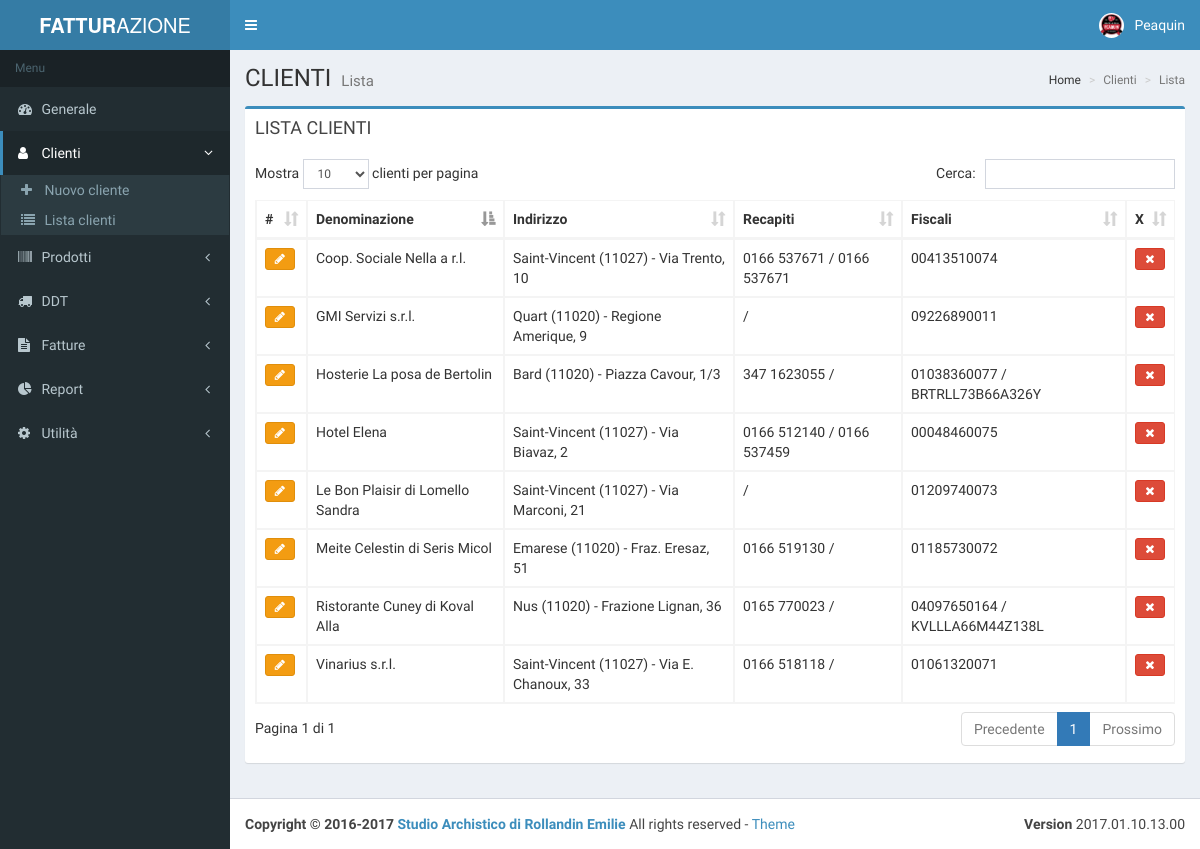
/clientelista.php, run on the app's committed database.
### tables this page shows
CREATE TABLE `cliente` (
  `cli_id` int(11) NOT NULL,
  `cli_denominazione` varchar(255) NOT NULL,
  `cli_indirizzo` varchar(255) NOT NULL,
  `cli_cap` varchar(50) NOT NULL,
  `cli_comune` varchar(255) NOT NULL,
  `cli_telefono` varchar(100) DEFAULT NULL,
  `cli_fax` varchar(100) DEFAULT NULL,
  `cli_email` varchar(255) DEFAULT NULL,
  `cli_piva` varchar(255) NOT NULL,
  `cli_vecchio` tinyint(1) NOT NULL DEFAULT '0'
);

### php/cliente.php (the view, shortened to what this page needs)
<?php
function ClienteTabella() {
    try {
        include 'config.php';
        $db = new PDO("mysql:host=" . $dbhost . ";dbname=" . $dbname, $dbuser, $dbpswd);
        $db->setAttribute(PDO::ATTR_ERRMODE, PDO::ERRMODE_WARNING);
        $db->setAttribute(PDO::ATTR_DEFAULT_FETCH_MODE, PDO::FETCH_OBJ);
        $db->setAttribute(PDO::MYSQL_ATTR_INIT_COMMAND, 'SET NAMES UTF8');
        $result = $db->query('SELECT cliente.* FROM cliente ORDER BY cliente.cli_denominazione ASC');
        print "<table id='clientetabella' class='table table-bordered table-hover'>";
        print "<thead><tr>";
        print "<th>#</th><th>Denominazione</th><th>Indirizzo</th><th>Recapiti</th><th>Fiscali</th><th>X</th>";
        print "</tr></thead><tbody>";
        foreach ($result as $row) {
            $row = get_object_vars($row);
            print "<tr>";
            print "<td>";
            print "<a class='btn btn-xs btn-warning' href='clientemodifica.php?cli_id=".$row['cli_id']."' role='button' style='width: 30px; margin-right: 3px; margin-bottom: 3px'><i class = 'fa fa-pencil'></i></a>";
            print "</td>";
            print "<td>".$row['cli_denominazione']."</td>";
            print "<td>".$row['cli_comune']. " (" .$row['cli_cap']. ") - " .$row['cli_indirizzo']."</td>";
            print "<td>".$row['cli_telefono']. " / " .$row['cli_fax']. "</td>";
            print "<td>".$row['cli_piva']."</td>";
            print "<td>";
            print "<a class='btn btn-xs btn-danger' href='clientecancella.php?cli_id=".$row['cli_id']."' role='button' style='width: 30px;margin-bottom: 3px'><i class = 'fa fa-remove'></i></a>";
            print "</td>";
            print "</tr>";
        }
        print "</tbody></table>";
    } catch (PDOException $e) {
        throw new PDOException("Error  : " . $e->getMessage());
    }
}

### data on the page
cliente: cli_denominazione "Coop. Sociale Nella a r.l.", cli_comune "Saint-Vincent", cli_cap "11027", cli_indirizzo "Via Trento, 10", cli_telefono "0166 537671", cli_fax "0166 537671", cli_piva "00413510074"
cliente: cli_denominazione "GMI Servizi s.r.l.", cli_comune "Quart", cli_cap "11020", cli_indirizzo "Regione Amerique, 9", cli_piva "09226890011"
cliente: cli_denominazione "Hosterie La posa de Bertolin", cli_comune "Bard", cli_cap "11020", cli_indirizzo "Piazza Cavour, 1/3", cli_telefono "347 1623055", cli_piva "01038360077 / BRTRLL73B66A326Y"
cliente: cli_denominazione "Hotel Elena", cli_comune "Saint-Vincent", cli_cap "11027", cli_indirizzo "Via Biavaz, 2", cli_telefono "0166 512140", cli_fax "0166 537459", cli_piva "00048460075"
cliente: cli_denominazione "Le Bon Plaisir di Lomello Sandra", cli_comune "Saint-Vincent", cli_cap "11027", cli_indirizzo "Via Marconi, 21", cli_piva "01209740073"
cliente: cli_denominazione "Meite Celestin di Seris Micol", cli_comune "Emarese", cli_cap "11020", cli_indirizzo "Fraz. Eresaz, 51", cli_telefono "0166 519130", cli_piva "01185730072"
cliente: cli_denominazione "Ristorante Cuney di Koval Alla", cli_comune "Nus", cli_cap "11020", cli_indirizzo "Frazione Lignan, 36", cli_telefono "0165 770023", cli_piva "04097650164 / KVLLLA66M44Z138L"
cliente: $row['cli_id'] 3 (drawn), cli_denominazione "Vinarius s.r.l.", cli_comune "Saint-Vincent", cli_cap "11027", cli_indirizzo "Via E. Chanoux, 33", cli_telefono "0166 518118", cli_piva "01061320071"

### other printed values
$copyYear "2016"
$curYear "2017"
